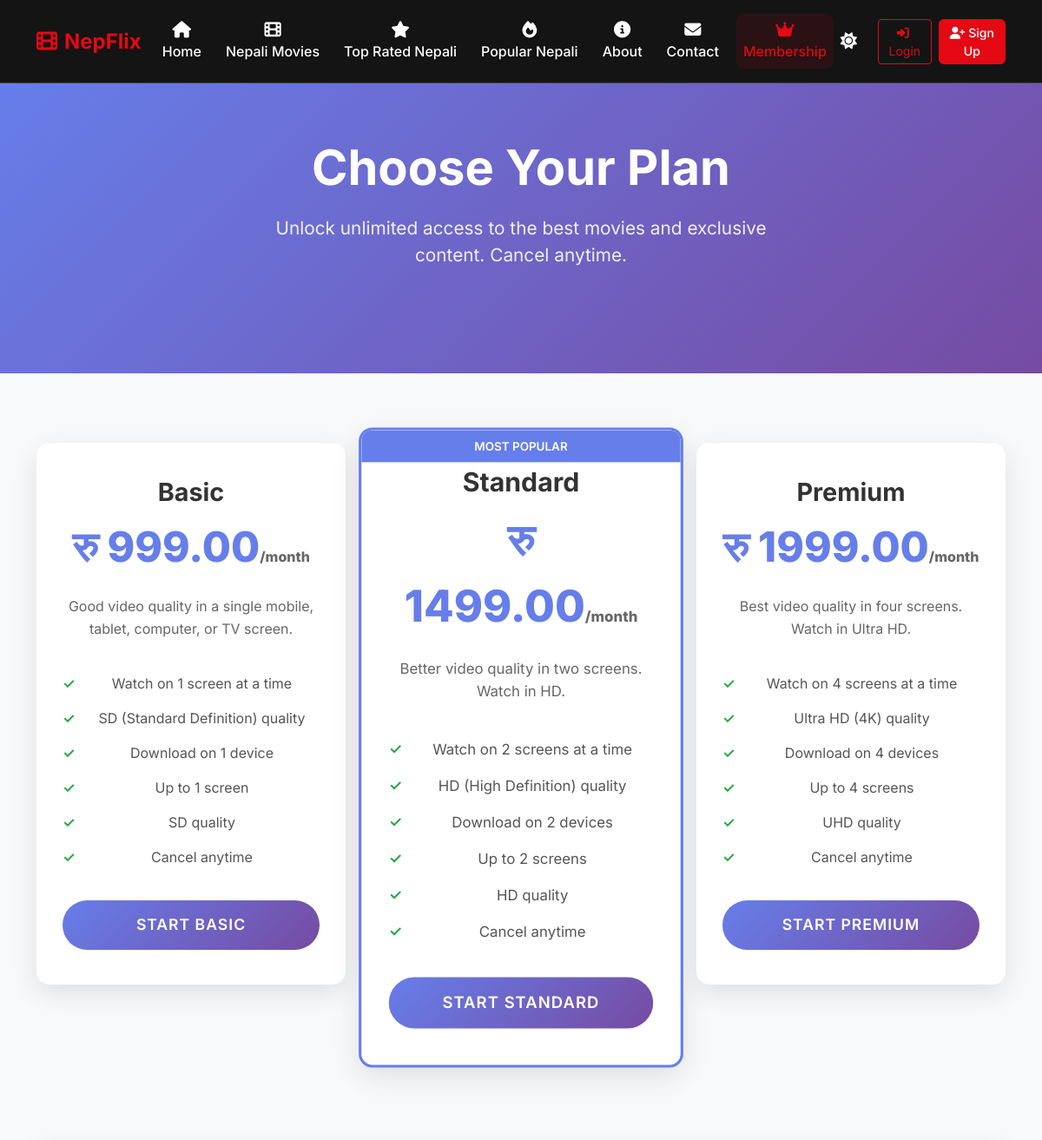
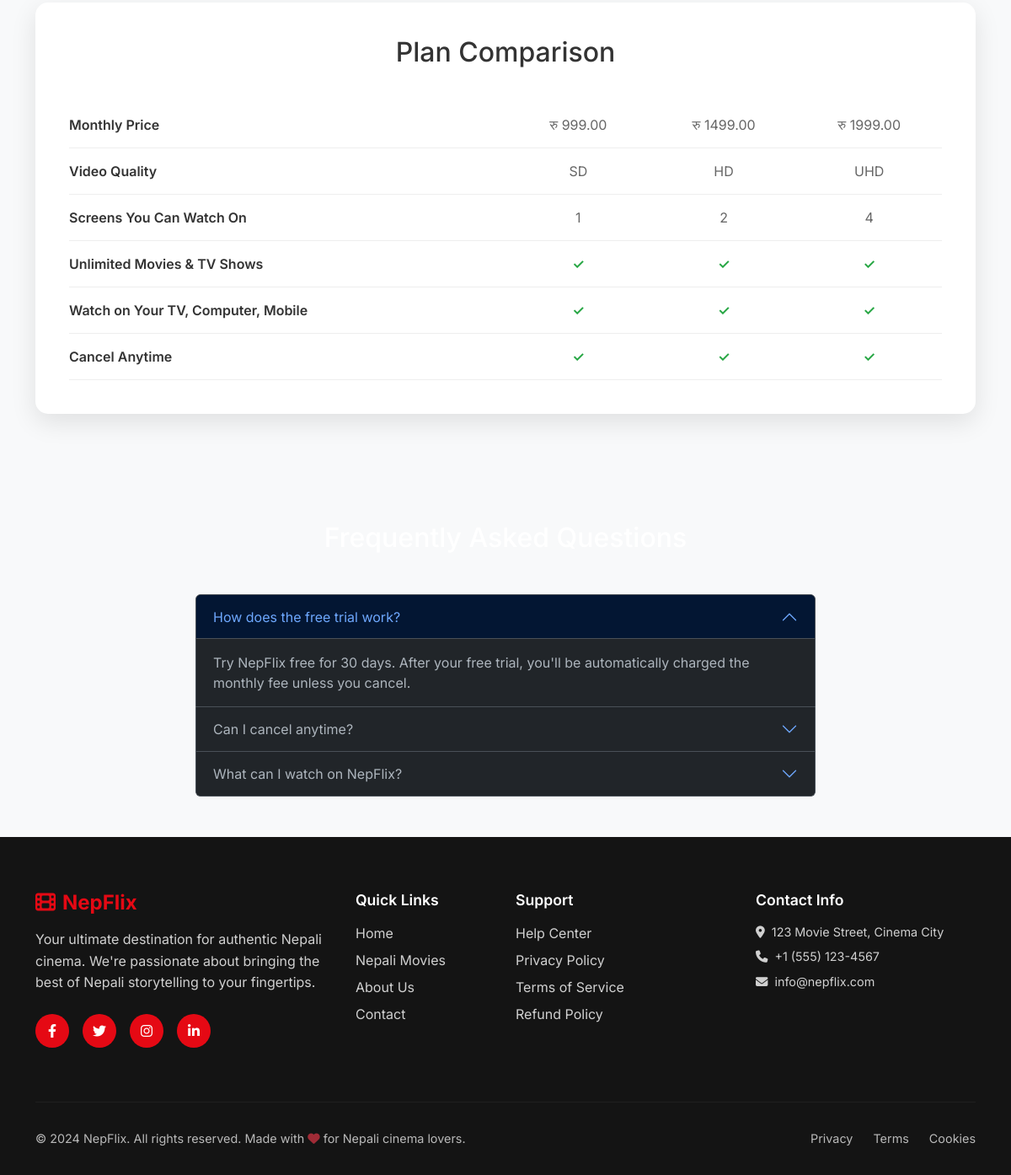
/membership/plans/, run on the app's committed database (2 pictures, top to bottom).
### membership/models.py (models this page shows, shortened)
class MembershipTier(models.Model):
    TIER_CHOICES = [
        ('basic', 'Basic'),
        ('standard', 'Standard'),
        ('premium', 'Premium'),
    ]
    name = models.CharField(max_length=50, choices=TIER_CHOICES)
    price = models.DecimalField(max_digits=10, decimal_places=2)
    description = models.TextField()
    features = models.JSONField(default=list)  # List of features for this tier
    max_screens = models.IntegerField(default=1)
    max_quality = models.CharField(max_length=20, default='HD')
    stripe_price_id = models.CharField(max_length=100, blank=True, null=True)  # Added Stripe price ID
    is_active = models.BooleanField(default=True)
    created_at = models.DateTimeField(auto_now_add=True)
    updated_at = models.DateTimeField(auto_now=True)
    class Meta:
        ordering = ['price']

### membership/views.py (the view)
# urls.py: path('plans/', views.membership_plans, name='plans'),
def membership_plans(request):
    tiers = MembershipTier.objects.filter(is_active=True).order_by('price')
    user_membership = None
    if request.user.is_authenticated:
        try:
            user_membership = request.user.membership
        except UserMembership.DoesNotExist:
            pass
    context = {
        'tiers': tiers,
        'user_membership': user_membership,
    }
    return render(request, 'membership/plans.html', context)

### templates/membership/plans.html (shortened to what this page needs)
{% extends 'base.html' %}
{% load static %}
{% block content %}
<section class="membership-hero">
    <div class="container">
        <h1>Choose Your Plan</h1>
        <p>Unlock unlimited access to the best movies and exclusive content. Cancel anytime.</p>
    </div>
</section>
<section class="plans-container">
    <div class="container">
        <div class="row">
            {% for tier in tiers %}
            <div class="col-lg-4 col-md-6 mb-4">
                <div class="plan-card {% if tier.name == 'standard' %}featured{% endif %}">
                    <h3 class="plan-name">{{ tier.get_name_display }}</h3>
                    <div class="plan-price">
                        रु {{ tier.price }}<small>/month</small>
                    </div>
                    <p class="plan-description">{{ tier.description }}</p>
                    <ul class="plan-features">
                        {% for feature in tier.features %}
                            <li>{{ feature }}</li>
                        {% endfor %}
                        <li>Up to {{ tier.max_screens }} screen{{ tier.max_screens|pluralize }}</li>
                        <li>{{ tier.max_quality }} quality</li>
                        <li>Cancel anytime</li>
                    </ul>
                    {% if user_membership and user_membership.tier == tier %}
                        <button class="btn-current" disabled>Current Plan</button>
                    {% else %}
                        <a href="{% url 'membership:subscribe' tier.id %}" class="btn btn-subscribe">
                            {% if user_membership %}
                                Switch to {{ tier.get_name_display }}
                            {% else %}
                                Start {{ tier.get_name_display }}
                            {% endif %}
                        </a>
                    {% endif %}
                </div>
            </div>
            {% endfor %}
        </div>
        <div class="comparison-table">
            <h3>Plan Comparison</h3>
            <div class="feature-row">
                <div class="feature-name">Monthly Price</div>
                <div class="feature-values">
                    {% for tier in tiers %}
                        <div class="feature-value">रु {{ tier.price }}</div>
                    {% endfor %}
                </div>
            </div>
            <div class="feature-row">
                <div class="feature-name">Video Quality</div>
                <div class="feature-values">
                    {% for tier in tiers %}
                        <div class="feature-value">{{ tier.max_quality }}</div>
                    {% endfor %}
                </div>
            </div>
            <div class="feature-row">
                <div class="feature-name">Screens You Can Watch On</div>
                <div class="feature-values">
                    {% for tier in tiers %}
                        <div class="feature-value">{{ tier.max_screens }}</div>
                    {% endfor %}
                </div>
            </div>
            <div class="feature-row">
                <div class="feature-name">Unlimited Movies & TV Shows</div>
                <div class="feature-values">
                    {% for tier in tiers %}
                        <div class="feature-value available">✓</div>
                    {% endfor %}
                </div>
            </div>
            <div class="feature-row">
                <div class="feature-name">Watch on Your TV, Computer, Mobile</div>
                <div class="feature-values">
                    {% for tier in tiers %}
                        <div class="feature-value available">✓</div>
                    {% endfor %}
                </div>
            </div>
            <div class="feature-row">
                <div class="feature-name">Cancel Anytime</div>
                <div class="feature-values">
                    {% for tier in tiers %}
                        <div class="feature-value available">✓</div>
                    {% endfor %}
                </div>
            </div>
        </div>
    </div>
</section>
<section class="py-5 bg-light">
    <div class="container">
        <h2 class="text-center mb-5">Frequently Asked Questions</h2>
        <div class="row">
            <div class="col-lg-8 mx-auto">
                <div class="accordion" id="faqAccordion">
                    <div class="accordion-item">
                        <h2 class="accordion-header" id="faq1">
                            <button class="accordion-button" type="button" data-bs-toggle="collapse" data-bs-target="#collapse1">
                                How does the free trial work?
                            </button>
                        </h2>
                        <div id="collapse1" class="accordion-collapse collapse show" data-bs-parent="#faqAccordion">
                            <div class="accordion-body">
                                Try NepFlix free for 30 days. After your free trial, you'll be automatically charged the monthly fee unless you cancel.
                            </div>
                        </div>
                    </div>
                    <div class="accordion-item">
                        <h2 class="accordion-header" id="faq2">
                            <button class="accordion-button collapsed" type="button" data-bs-toggle="collapse" data-bs-target="#collapse2">
                                Can I cancel anytime?
                            </button>
                        </h2>
                    </div>
                    <div class="accordion-item">
                        <h2 class="accordion-header" id="faq3">
                            <button class="accordion-button collapsed" type="button" data-bs-toggle="collapse" data-bs-target="#collapse3">
                                What can I watch on NepFlix?
                            </button>
                        </h2>
                    </div>
                </div>
            </div>
        </div>
    </div>
</section>
{% endblock %}

### templates/base.html (style rules this page uses)
:root { --netflix-red: #e50914; --netflix-black: #141414; --netflix-dark: #000000; --netflix-gray: #808080; --netflix-light-gray: #e5e5e5; --primary-color: #e50914; --bg-color: #141414; --card-bg: #2f2f2f; --text-color: #ffffff; --border-color: #404040; }
[data-bs-theme="dark"] { --bg-color: #141414; --card-bg: #2f2f2f; --text-color: #ffffff; --border-color: #404040; }
html { overflow-y: scroll; }
body { background-color: var(--bg-color); color: var(--text-color); font-family: 'Inter', 'Helvetica Neue', Arial, sans-serif; margin: 0; padding: 0; }
body { min-height: 100vh; display: flex; flex-direction: column; }

### templates/membership/plans.html (style rules this page uses)
.membership-hero { background: linear-gradient(135deg, #667eea 0%, #764ba2 100%); color: white; padding: 80px 0; text-align: center; }
.membership-hero h1 { font-size: 3.5rem; font-weight: 700; margin-bottom: 20px; }
.membership-hero p { font-size: 1.3rem; opacity: 0.9; max-width: 600px; margin: 0 auto 40px; }
.plans-container { padding: 80px 0; background: #f8f9fa; }
.plan-card { background: white; border-radius: 15px; padding: 40px 30px; text-align: center; box-shadow: 0 10px 30px rgba(0,0,0,0.1); transition: transform 0.3s ease, box-shadow 0.3s ease; position: relative; overflow: hidden; }
.plan-card.featured { border: 3px solid #667eea; transform: scale(1.05); }
.plan-card.featured::before { content: "MOST POPULAR"; position: absolute; top: 0; left: 0; right: 0; background: #667eea; color: white; padding: 8px; font-size: 0.8rem; font-weight: 600; text-transform: uppercase; }
.plan-name { font-size: 1.8rem; font-weight: 700; color: #333; margin-bottom: 10px; }
.plan-price { font-size: 3rem; font-weight: 800; color: #667eea; margin-bottom: 20px; }
.plan-price small { font-size: 1rem; color: #666; }
.plan-description { color: #666; margin-bottom: 30px; line-height: 1.6; }
.plan-features { list-style: none; padding: 0; margin-bottom: 30px; }
.plan-features li { padding: 8px 0; color: #555; position: relative; padding-left: 25px; }
.plan-features li::before { content: "✓"; position: absolute; left: 0; color: #28a745; font-weight: bold; }
.btn-subscribe { background: linear-gradient(135deg, #667eea 0%, #764ba2 100%); color: white; border: none; padding: 15px 40px; border-radius: 50px; font-size: 1.1rem; font-weight: 600; text-transform: uppercase; letter-spacing: 1px; transition: all 0.3s ease; width: 100%; }
.comparison-table { background: white; border-radius: 15px; padding: 40px; margin-top: 80px; box-shadow: 0 10px 30px rgba(0,0,0,0.1); }
.comparison-table h3 { text-align: center; margin-bottom: 40px; color: #333; font-size: 2rem; }
.feature-row { display: flex; align-items: center; padding: 15px 0; border-bottom: 1px solid #eee; }
.feature-name { flex: 1; font-weight: 600; color: #333; }
.feature-values { display: flex; flex: 1; }
.feature-value { flex: 1; text-align: center; color: #666; }
.feature-value.available { color: #28a745; font-weight: 600; }

### data on the page
MembershipTier: name "Basic", price "999.00", description "Good video quality in a single mobile, tablet, computer, or TV screen.", features "Watch on 1 screen at a time" "SD (Standard Definition) quality" "Download on 1 device", max_screens "1", max_quality "SD", name "BASIC"
MembershipTier: name "Standard", price "1499.00", description "Better video quality in two screens. Watch in HD.", features "Watch on 2 screens at a time" "HD (High Definition) quality" "Download on 2 devices", max_screens "2", max_quality "HD", name "STANDARD"
MembershipTier: name "Premium", price "1999.00", description "Best video quality in four screens. Watch in Ultra HD.", features "Watch on 4 screens at a time" "Ultra HD (4K) quality" "Download on 4 devices", max_screens "4", max_quality "UHD", name "PREMIUM"
